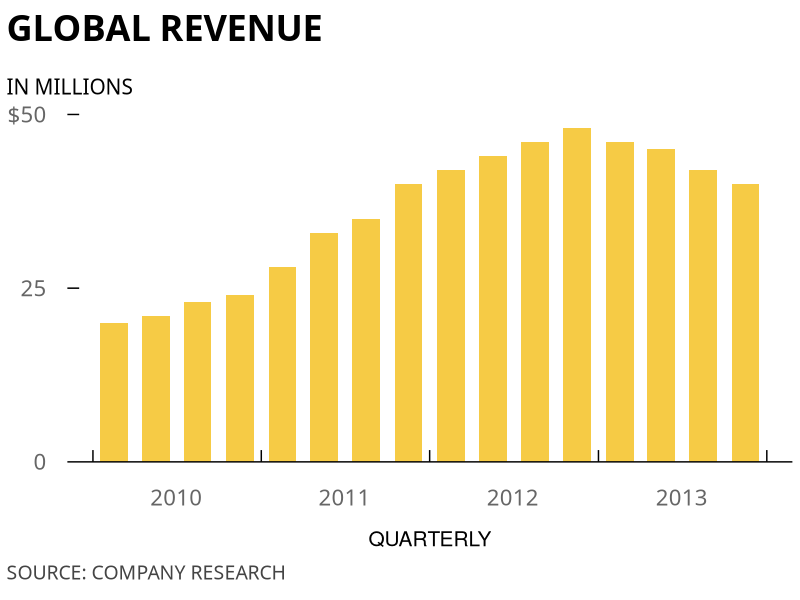

The R script that drew this image:
library(ggplot2)
library(dplyr)
library(gridExtra)
library(grid)

# Several shared values
LINE_COLOR = "#000000"
AXIS_TITLE_FONT_SIZE = 15
AXIS_TITLE_COLOR = "#000000"
TEXT_GROB_X_OFFSET = 0.008

data <- read.csv("data.csv") %>%
	mutate(
		quarter = as.Date(quarter),
		revenue = revenue / 1000000
	)

chart <- ggplot(data, aes(x = quarter, y = revenue)) +
	geom_bar(
		stat = "identity",
		fill = "#f6cb45",
		width = 60,
		position = position_nudge((x = 46))
	) +
	theme(
		panel.background = element_blank(),
		axis.title.x = element_text(size = AXIS_TITLE_FONT_SIZE, margin = margin(15, 0, 0, 0), color = AXIS_TITLE_COLOR),
		axis.title.y = element_blank(),
		axis.text = element_text(size = 16, color = "#666666", family = "Proxima Nova"),

		# The hjust value is a hacky way to mostly center the text between the ticks
		# It needs to adjusted if you change the width of the chart. Also, the text
		# isn't actually centered and some axis text may be misaligned because they
		# won't all be the same width depending on the font face
		axis.text.x = element_text(hjust = -1.1, margin = margin(20, 0, 0, 0)),

		axis.text.y = element_text(margin = margin(0, 15, 0, 0)),
		axis.line.x = element_line(color = LINE_COLOR),
		axis.ticks.x = element_line(color = LINE_COLOR),

		# The transparent value for the first value causes the tick for $0 to disappear
		# otherwise it would overlap the x-axis
		axis.ticks.y = element_line(color = c("transparent", LINE_COLOR, LINE_COLOR)),

		# The negative length causes the tick to extend upward instead of downward
		axis.ticks.length = unit(-0.3, "cm")
	) +
	labs(
		x = "QUARTERLY"
	) +
	scale_y_continuous(
		breaks = c(0, 25, 50),
		labels = c(0, 25, "$50"),
		limits = c(0, 50),
		expand = c(0, 0)
	) +
	scale_x_date(
		date_labels = "%Y"
	)

title <- textGrob("GLOBAL REVENUE",
	gp = gpar(fontsize = 26, fontface = "bold", fontfamily = "PT Sans Narrow"),
	x = unit(TEXT_GROB_X_OFFSET, "npc"),
	just = c("left", "bottom"))

y_axis_title <- textGrob("IN MILLIONS",
	gp = gpar(fontsize = AXIS_TITLE_FONT_SIZE, col = AXIS_TITLE_COLOR, fontfamily = "Proxima Nova"),
	x = unit(TEXT_GROB_X_OFFSET, "npc"),
	just = c("left", "bottom"))

source <- textGrob("SOURCE: COMPANY RESEARCH",
	gp = gpar(fontsize = 14, col = "#444444", fontfamily = "Proxima Nova"),
	x = unit(TEXT_GROB_X_OFFSET, "npc"),
	just = c("left", "bottom"))

grid.arrange(title, y_axis_title, chart, source, ncol = 1, heights = c(0.1, 0.03, 0.55, 0.05))

# We use dev.copy so we can still preview the chart in RStudio while working
dev.copy(png, "chart.png", width = 530, height = 420)
dev.off()
